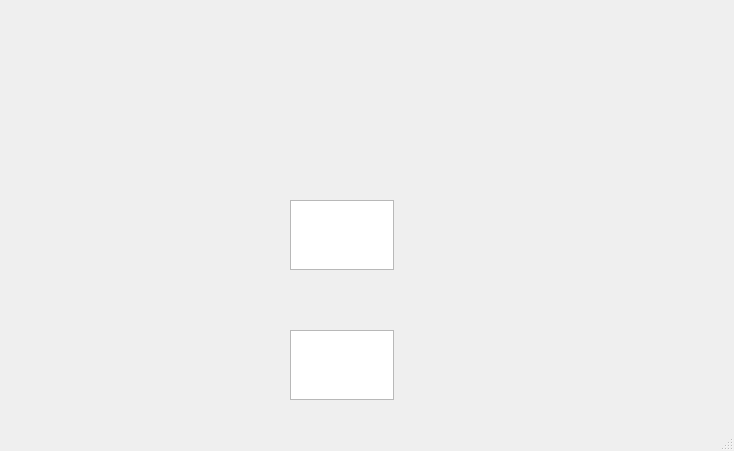
<?xml version="1.0" encoding="UTF-8"?>
<ui version="4.0">
 <class>MainWindow</class>
 <widget class="QMainWindow" name="MainWindow">
  <property name="geometry">
   <rect>
    <x>0</x>
    <y>0</y>
    <width>734</width>
    <height>451</height>
   </rect>
  </property>
  <property name="windowTitle">
   <string>MainWindow</string>
  </property>
  <widget class="QWidget" name="centralwidget">
   <widget class="QTextEdit" name="textEdit">
    <property name="geometry">
     <rect>
      <x>290</x>
      <y>200</y>
      <width>104</width>
      <height>70</height>
     </rect>
    </property>
    <property name="inputMethodHints">
     <set>Qt::ImhNone</set>
    </property>
   </widget>
   <widget class="QPlainTextEdit" name="plainTextEdit">
    <property name="geometry">
     <rect>
      <x>290</x>
      <y>330</y>
      <width>104</width>
      <height>70</height>
     </rect>
    </property>
   </widget>
  </widget>
  <widget class="QMenuBar" name="menubar">
   <property name="geometry">
    <rect>
     <x>0</x>
     <y>0</y>
     <width>734</width>
     <height>20</height>
    </rect>
   </property>
  </widget>
  <widget class="QStatusBar" name="statusbar"/>
 </widget>
 <resources/>
 <connections/>
</ui>
